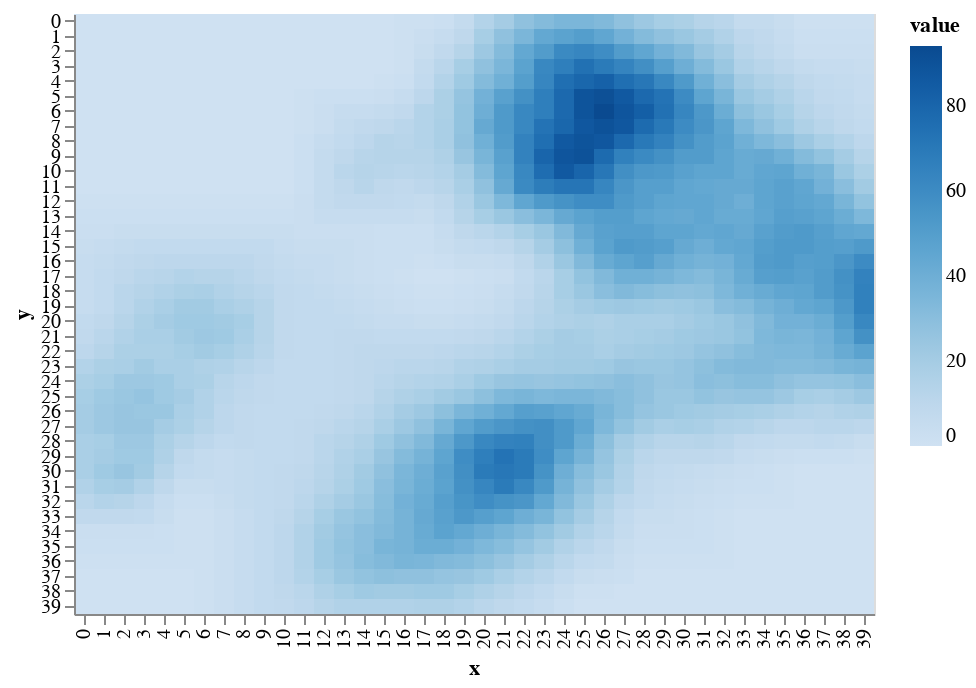

Here is the notebook cell this chart was saved with:
### Code cell
draw.drawRainFall(world.grid_rainfall)

### Figure 1 — Vega-Lite specification as saved in the notebook (floating-point values rounded to 4 significant figures; data arrays with more than 128 entries replaced by an {"elided": "..."} marker saying what was removed)
{"$schema": "https://vega.github.io/schema/vega-lite/v2.6.0.json", "config": {"view": {"height": 300, "width": 400}}, "data": {"name": "data-bd2eeebcaf4dbb39c58793d73f19354e"}, "datasets": {"data-bd2eeebcaf4dbb39c58793d73f19354e": {"elided": "1600 records"}}, "encoding": {"color": {"field": "value", "scale": {"scheme": "blues"}, "type": "quantitative"}, "x": {"field": "x", "type": "ordinal"}, "y": {"field": "y", "type": "ordinal"}}, "mark": "rect"}
